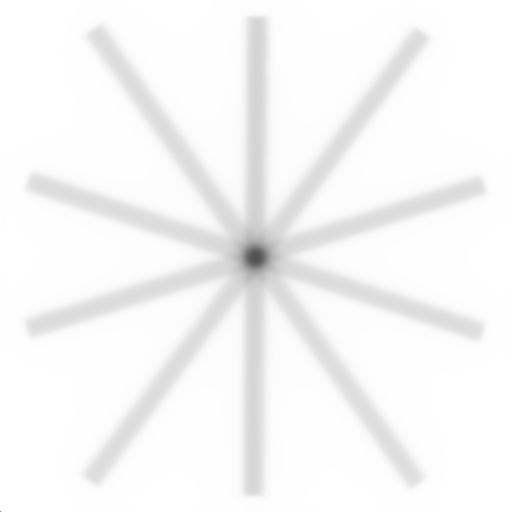
#> input picture IMAGENES FORMATO TIFF/SpotShot/14.SpokeShot.tif, 1024 x 1024 px (shown at 1/2 size)
$ python spoke_evaluation.py
#> lines starting #> are read from the running program, lines starting #| are printed output that depends on the picture; after the words box and inside, x2 and y2 are one past the last pixel; in counts of white or black regions, pixels touching at a corner belong together
### spoke.py
'''Importe de librerias necesarias'''
from cmath import sqrt
from itertools import count
import matplotlib.pyplot as plt
import cv2
import numpy as np
import warnings
from reporte import PDF2
import datetime
warnings.simplefilter(action='ignore', category=FutureWarning)
'''Creación de clase para analisis de Spoke Shot'''
class Spoke():
    '''
    Se cargan las imagenes:
    - img_raw -> imagen original
    - gray_img -> imagen de un solo canal (blanco y negro)
    Además valores establecidos de:
    - name_img -> Necesario para creación de tabla con los datos necesarios
    - df -> Dataframe donde se almacena la información
    - h_imgray, w_imgray ancho y alto de la imagen en px
    '''
    def __init__(self, path_img, dataframe, name_img):
#> called with name_img = '14.SpokeShot.tif'
        self.df = dataframe
        self.name_img = name_img
        self.img_raw = cv2.imread(path_img)
#> self.img_raw is the input picture: shape (1024, 1024, 3); min 0, max 255, mean 247
        self.imgray = cv2.cvtColor(self.img_raw, cv2.COLOR_BGR2GRAY)
        self.h_imgray, self.w_imgray = self.imgray.shape
#> self.h_imgray = 1024; self.w_imgray = 1024

    '''
    Encuentra el circulo blanco central y le encuentra
    el centro a este para ser comparado posteriormente
    '''
    def find_white_circle(self, min_thresh, max_thresh):
#> called with min_thresh = 97, max_thresh = 200
        imgray = self.imgray[int(self.h_imgray*0.4) : int(self.h_imgray*0.6), int(self.w_imgray*0.4) : int(self.w_imgray*0.6)]
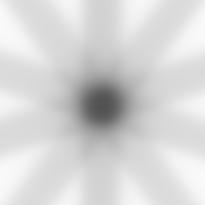
#> imgray: shape (205, 205); min 82, max 250, mean 213.4
        _, thresh = cv2.threshold(imgray, min_thresh, max_thresh, cv2.THRESH_BINARY_INV)
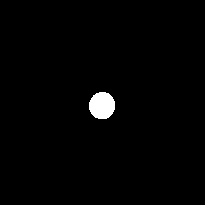
#> thresh: shape (205, 205); values 0 (black) and 200 (white), 1.3% white; 1 white region
        contours, _ = cv2.findContours(thresh, cv2.RETR_LIST, cv2.CHAIN_APPROX_SIMPLE)
#> contours = 1 contour; box (x1, y1, x2, y2) and area: (89, 92, 115, 119) 526

        area_cte = 0
        for cnt in contours:
            area = cv2.contourArea(cnt)
            if area_cte == 0 or area < area_cte:
                area_cte = area
                M = cv2.moments(cnt)
                if M['m00'] != 0:
                    cx = int(M['m10']/M['m00']) + int(self.w_imgray*0.4)
                    cy = int(M['m01']/M['m00']) + int(self.h_imgray*0.4)
                white_circle_coordinates = [cx, cy]
#> this loop made 1 pass
#> (area, area_cte, cx, cy) on pass 1: (526, 526, 510, 514)
#> after the loop, M = moments, m00 526, centre m10/m00, m01/m00 = (101.6, 105.1); area_cte = 526; cx = 510; cy = 514

        return white_circle_coordinates

    '''
    A partir de una mascara con forma circular sobre la imagen original
    busca las regiones de interes y les calcula el centro y el angulo de
    cada una, posteriormente compara los angulos de cada una para ser
    relacionadas y almacenadas en parejas en una lista nueva
    '''
    def find_regions(self, min_thresh, max_thresh):
        imgray = self.imgray[int(self.h_imgray*0.2) : int(self.h_imgray*0.8), int(self.w_imgray*0.2) : int(self.w_imgray*0.8)]
        w_imgray, h_imgray = imgray.shape
        cv2.circle(imgray, (int(w_imgray/2), int(h_imgray/2)), 100, (255, 255, 255), -1)

        _, thresh = cv2.threshold(imgray, min_thresh, max_thresh, cv2.THRESH_BINARY_INV)
        contours, _ = cv2.findContours(thresh, cv2.RETR_LIST, cv2.CHAIN_APPROX_SIMPLE)

        coordinates_list = []
        angles = []
        couples = []
        for cnt in contours:
            # Se buscan los momentos par ahayar centros de masa en x y en y
            M = cv2.moments(cnt)
            if M['m00'] != 0:
                cx = int(M['m10']/M['m00'])
                cy = int(M['m01']/M['m00'])
            centers = [cx, cy]
            coordinates_list.append(centers)
            # Se buscan los angulos para comparar de manera adecuada las regiones
            _,_,angle = cv2.fitEllipse(cnt)
            # Se crea una lista llamada couples que retorna las parejas pertenecientes a la misma linea
            for i in angles:
                if (abs(i-angle) < 1):
                    index_value = angles.index(i)
                    couples.append([[cx,cy],coordinates_list[index_value]])
            angles.append(angle)

        cv2.drawContours(imgray, contours, -1, (0,255,0), 3)

        for i in couples:
            cv2.line(imgray, i[0], i[1], (0,255,0), 1)
        # cv2.imshow("Imagen original",self.img_raw)
        # cv2.imshow("Regiones láminas",imgray)
        # # cv2.imshow("final Thresh",thresh)
        # cv2.waitKey()
        return coordinates_list, angles, couples

    # Calcula el determinante de dos puntos
    def det(self, a, b):
        return a[0] * b[1] - a[1] * b[0]

    # Calcula la distancia entre dos puntos
    def distance_between_points(self, point1, point2):
        distance = ((point1[0]-point2[0])**2 + (point1[1]-point2[1])**2)**(0.5)
        return distance

    # Encuentra la interseccion entre dos lineas donde cada linea
    # esta compuesta por dos puntos
    def find_intersection(self, couples):
        intersection_points = []

        for line1 in couples:
            for line2 in couples:
                if line1 != line2:
                    xdiff = (line1[0][0] - line1[1][0], line2[0][0] - line2[1][0])
                    ydiff = (line1[0][1] - line1[1][1], line2[0][1] - line2[1][1])

                    div = self.det(xdiff, ydiff)
                    if div == 0:
                        raise Exception('lines do not intersect')

                    d = (self.det(*line1), self.det(*line2))
                    # Se le suma el valor int(self.w_imgray*0.2) para quitar el delay en la imagen original
                    x = (self.det(d, xdiff) / div) + int(self.w_imgray*0.2)
                    y = (self.det(d, ydiff) / div) + int(self.h_imgray*0.2)
                    intersection_points.append([x,y])

        return intersection_points

    '''
    Evalua el error para la prueba spoke shot en base a:
    - Distancia entre puntos generados por la intersección, esta debe ser menor a 1mm
    - Distancia entre cada punto de interseccion y el centro de la region circular
    blanca, esta debe ser de menos de 1mm
    '''
    def evaluate_error(self, white_circle_coordinates, intersection_points, tolerance_mm, relation_mmpx):
        print("Tolerance [mm] =", tolerance_mm)
        mmpx = relation_mmpx

        error = 0
        punto = 1
        for point1 in intersection_points:
            # Se busca que cada uno de los puntos de intersección se encuentren dentro de un circulo de [tolerance_mm] de diametro
            for point2 in intersection_points:
                if point1 != point2:
                    distance = self.distance_between_points(point1, point2)
                    # Se añaden valores al dataframe
                    if distance*mmpx > tolerance_mm:
                        error = 1
                        new_row = {'Image':self.name_img, 'Distance [mm]':(round(distance*mmpx, 4)), 'Distance to:':f'Point {punto}-Others', 'Resultado':'No pasa'}
                    else:
                        new_row = {'Image':self.name_img, 'Distance [mm]':(round(distance*mmpx, 4)), 'Distance to:':f'Point {punto}-Others', 'Resultado':'Pasa'}
                    self.df = self.df.append(new_row, ignore_index=True)

            # Se compara que cada punto se encuentre a por lo menos [tolerance_mm] de distancia del isocentro del circulo blanco
            distance_to_white_point = self.distance_between_points(point1, white_circle_coordinates)
            # Se añaden valores al dataframe
            if distance_to_white_point*mmpx > tolerance_mm:
                error = 1
                new_row = {'Image':self.name_img, 'Distance [mm]':(round(distance_to_white_point*mmpx, 4)), 'Distance to:':'White point', 'Resultado':'No pasa'}
            else:
                new_row = {'Image':self.name_img, 'Distance [mm]':(round(distance_to_white_point*mmpx, 4)), 'Distance to:':'White point', 'Resultado':'Pasa'}
            self.df = self.df.append(new_row, ignore_index=True)

            punto += 1

        if error == 1:
            self.resultado = "No pasa"
            self.mensaje = "Hay desalineación con el isocentro, compruebe ubicación de la fiducia"
            mensaje = "La prueba excede la tolerancia. Si alguno o varios de los campos está perceptiblemente desalineado con el isocentro, comuniquese con el servicio de mantenimiento. En caso contrario, compruebe la ubicacón de la fiducia y realice la prueba nuevamente."
        else:
            self.resultado = "Pasa"
            self.mensaje = "El eje de rotación del colimador coincide con el isocentro."
            mensaje = "El eje de rotación del colimador coincide con el isocentro. La prueba cumple los parámetros de evauación."

        return mensaje, self.df

    # [34 lines left out: function generar_pdf, not called in this run]

### spoke_evaluation.py
from spoke import Spoke
import pandas as pd
import datetime
import os
import warnings
warnings.simplefilter(action='ignore', category=FutureWarning)

columns = {
    'Image':[],
    'Distance [mm]':[],
    'Distance to:':[],
    'Resultado':[],
    'Tolerancia':[]
            }
df = pd.DataFrame(columns)

mmpx = 0.283
tolerance_mm = 1

directory = './IMAGENES FORMATO TIFF/SpotShot/'
for name_img in os.listdir(directory):
    path_img = os.path.join(directory, name_img)
    # checking if it is a file
    if os.path.isfile(path_img) and path_img.endswith('.tif'):
        prueba = Spoke(path_img, df, name_img)
        white_circle_coordinates = prueba.find_white_circle(97, 200)      # centro del circulo blanco
#> white_circle_coordinates = [510, 514]
        coordinates_list, angles, couples = prueba.find_regions(230, 255) # coordenadas de las lineas oscuras
#> in find_regions, `imgray = self.imgray[int(self.h_imgray*0.2) : int(self.h_imgray*0.8), ..`:
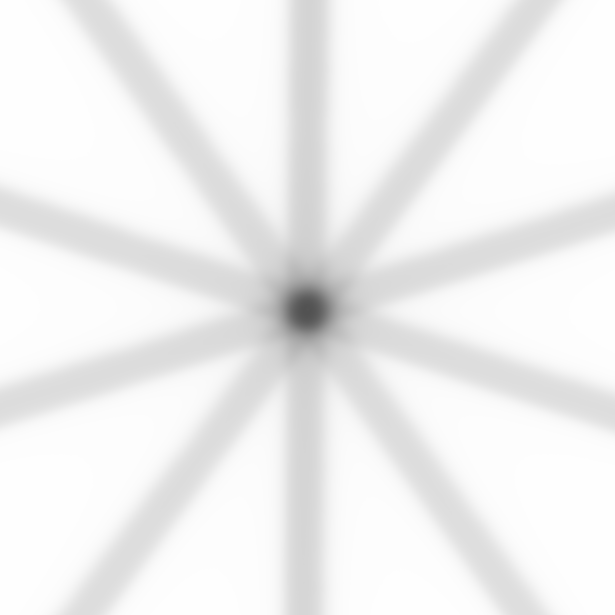
#> imgray: shape (615, 615); min 82, max 254, mean 240.3
#> in find_regions, `cv2.circle(imgray, (int(w_imgray/2), int(h_imgray/2)), 100, (255, 255,..`:
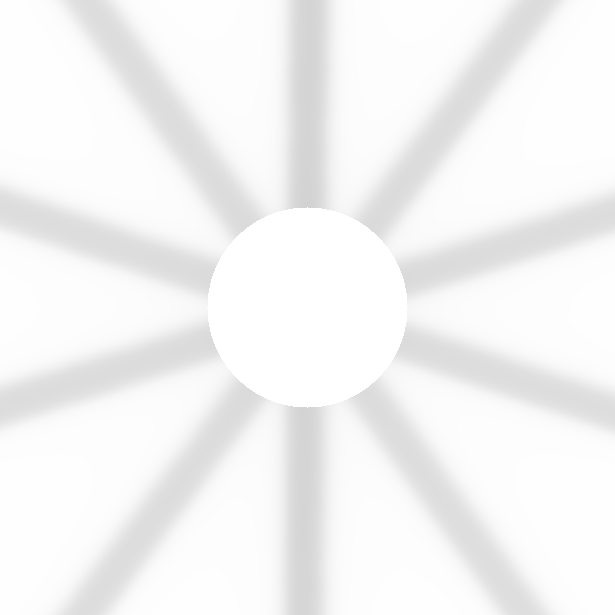
#> imgray: shape (615, 615); 8.31% of pixels changed, all inside (x1, y1, x2, y2) = (207, 207, 408, 408)
#> in find_regions, `_, thresh = cv2.threshold(imgray, min_thresh, max_thresh, cv2.THRESH_B..`:
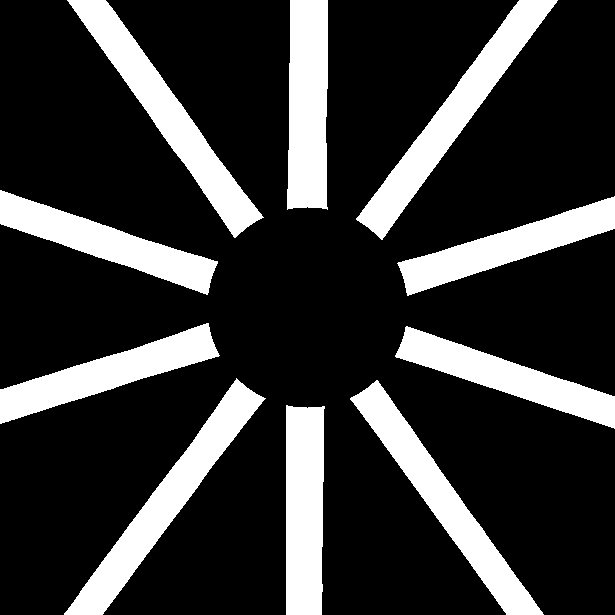
#> thresh: shape (615, 615); 21.3% white; 10 white regions
#> in find_regions, `contours, _ = cv2.findContours(thresh, cv2.RETR_LIST, cv2.CHAIN_APPROX..`: contours = 10 contours; largest, box (x1, y1, x2, y2) and area: (67, 0, 264, 238) 8848, (64, 378, 266, 615) 8814, (356, 0, 558, 240) 8790, (350, 380, 544, 615) 8387, (287, 0, 328, 210) 7746
#> the loop in find_regions, `for cnt in contours:` made 10 passes
#> (cx, cy, angle) on passes 1 to 10: (304, 509, 1.39), (443, 500, 144.4), (166, 500, 36.59), (506, 376, 108.5), (106, 372, 72.47), (507, 246, 72.41), (106, 242, 108.7), (452, 115, 36.46), (307, 104, 0.201), (167, 114, 144.6)
#> after the loop in find_regions, `for cnt in contours:`: angles = [1.39, 144.4, 36.59, 108.5, 72.47, 72.41, 108.7, 36.46, 0.201, 144.6]; coordinates_list = [[304, 509], [443, 500], [166, 500], [506, 376], [106, 372], [507, 246], [106, 242], [452, 115], [307, 104], [167, 114]]; couples = [[[507, 246], [106, 372]], [[106, 242], [506, 376]], [[452, 115], [166, 500]], [[167, 114], [443, 500]]]
#> in find_regions, `cv2.drawContours(imgray, contours, -1, (0,255,0), 3)`:
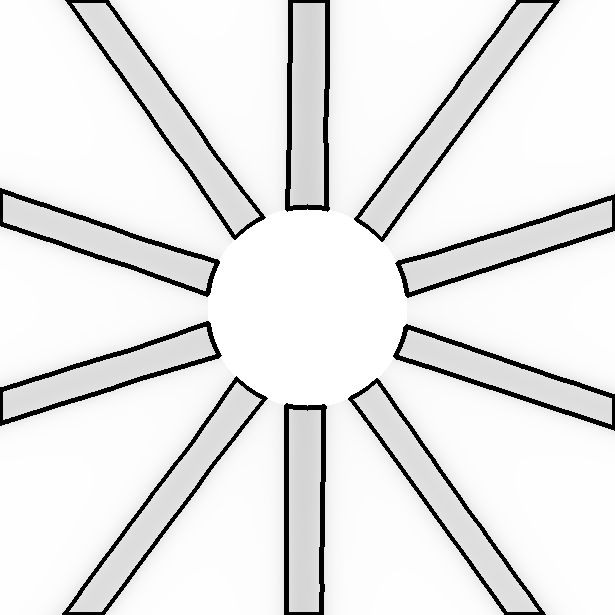
#> imgray: shape (615, 615); 6.41% of pixels changed, all inside (x1, y1, x2, y2) = (0, 0, 615, 615)
#> the loop in find_regions, `for i in couples:` made 4 passes
#> i on passes 1 to 4: [[507, 246], [106, 372]], [[106, 242], [506, 376]], [[452, 115], [166, 500]], [[167, 114], [443, 500]]
#> after the loop in find_regions, `for i in couples:`:
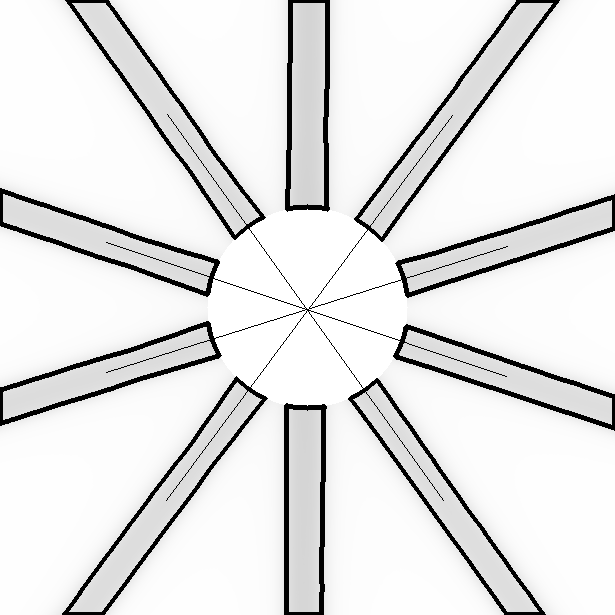
#> imgray: shape (615, 615); 0.41% of pixels changed, all inside (x1, y1, x2, y2) = (106, 114, 508, 501)
        intersection_points = prueba.find_intersection(couples)           # puntos de intersección de lineas oscuras
#> the loop in find_intersection, `for line1 in couples:` made 4 passes
#> after the loop in find_intersection, `for line1 in couples:`: intersection_points = [[510.2, 513.1], [512.3, 512.4], [510.4, 513], [510.2, 513.1], [511.5, 513.5], [510.6, 513.2], [512.3, 512.4], [511.5, 513.5], [511.1, 514], [510.4, 513], [510.6, 513.2], [511.1, 514]]
        mensaje, df = prueba.evaluate_error(white_circle_coordinates, intersection_points, tolerance_mm, mmpx)
#> the loop in evaluate_error, `for point1 in intersection_points:` made 1 pass
#> point1 on pass 1: [510.2, 513.1]
#> after the loop in evaluate_error, `for point1 in intersection_points:`: punto = 1
#> (the run stopped early here; a loop or call above may not have finished)
